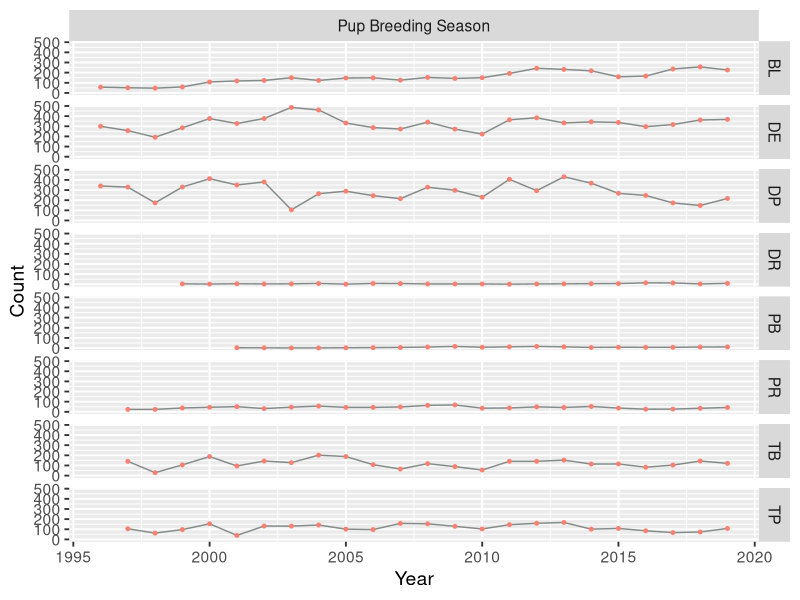
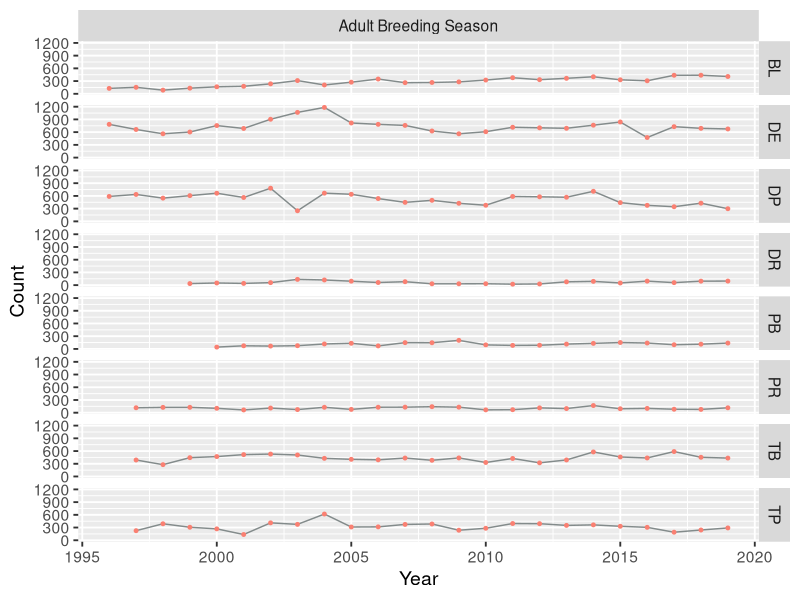
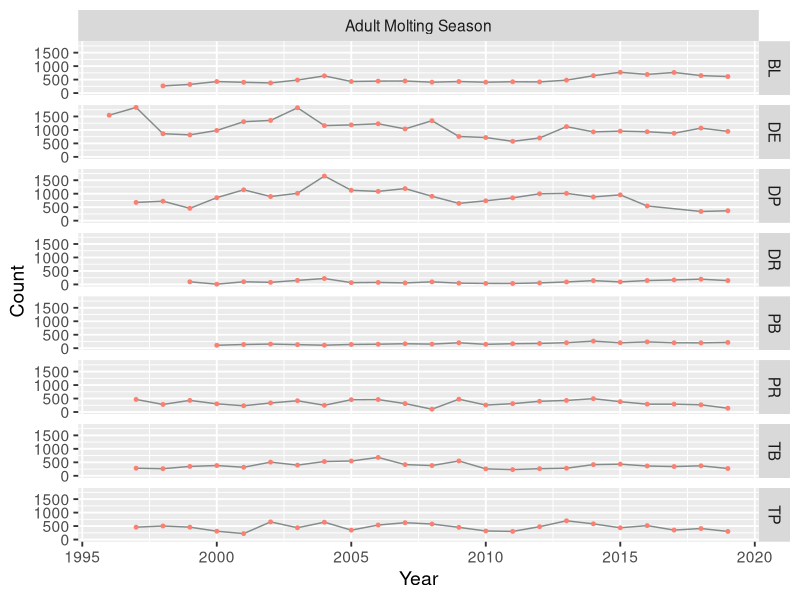

Source code (R) for these figures, in order:
#test comment
library("readxl")
library(dplyr)
library(tidyverse)
hseals <- read_excel("Data/1997_2019_Phocadata.xls")
# drop extra cols, explained below
hseals <- hseals[-c(3:4, 8:10)]

# ended up with some extra cols:
# "...10" had N/A's and "* Not sure if TRB was skipped or just no seals" for 	1999-04-12; TP
# "...8" has the names of the people conducting the surveys (?)
# "...9" has notes for the data, copied below

# Notes on the data:
# "\"Pup\" age classification = Live pups only"                                                                                                                                       
# "1. For 1996-99 data, I did not include surveys that had comments about poor visibility or difficulty in identifying pups"                                                          
# "2. Tomales Bay and Tomales Point surveys in 1998 often had only one count"                                                                                                         
# "3. Bolinas, Drakes Estero, and Double Point start in 1996; Pt Reyes Headlands, Tomales Bay, and Tomales Point start in 1997; Duxbury data starts in 1999; Pt Bonita starts in 2000"
# "4. Pt Reyes data includes Sea Lion Overlook"                                                                                                                                       
# "5. TB and TP have only one molting count in 2001"                                                                                                                                  
# "6. No molting counts for any sites in 1996 except one at DE."                                                                                                                      
# "*Another survey on this day with higher counts, but at a higher tide height" for "1999-05-04; PR

# unique(hseals$Subsite)
# abbrev.:    "DP"         "DE"         "BL"      "TB"          "TP"          "PR"       "DR"       "PB"
# name:  Double Point  Drakes Estero  Bolinas  Tomales Bay  Tomales Point  Point Reyes  Duxbury  Point Bonita

get_year <- function(date) {
  if (date$mon > 10) { 
    return(date$year+1901)
  } else {
    return(date$year+1900)
  }
}

# function that does get_year on every item in a list
get_year_all <- function(lst) {
  vec <- numeric()
  for (i in 1:length(lst)) {
    vec <- c(vec, get_year(lst[[i]]))
  }
  return(vec)
}

hseals_date <- strptime(hseals$Date, format="%Y-%m-%d")
hseals$Year <- get_year_all(hseals_date)
hseals$Month_day <- format(hseals$Date, format="%m-%d")
hseals$Month <- format(hseals$Date, format="%m")

# two types of observations: during breeding season (March, April, and May) or during molting season (June July)
# add cols indicating which one for the observation

hseals$Breeding <- hseals$Month == "03" | hseals$Month == "04" | hseals$Month == "05"
hseals$Molting <- hseals$Month == "06" | hseals$Month == "07"

# only want to look at breeding between April 15 and May 15
peakBreed <- format(seq(as.Date("1981-04-15"), as.Date("1981-05-15"), by="days"), format="%m-%d")
hseals$Peak_breeding <- hseals $Month_day %in% peakBreed

# need to get subsite time in better format
hseals_time <- strptime(hseals$SubsiteTime, format="%Y-%m-%d %H:%M:%S")
hseals$Time <- format(hseals_time, "%H:%M")

# drop cols we don't need anymore
hseals <- hseals[-c(3, 7:9)]
# reorder cols
hseals <- hseals[, c(1, 8, 2, 3, 4, 6, 7, 5)]

# unique(hseals$Age)
# "ADULT"     "PUP"       "DEADPUP"   "DEADADULT" "HPUP" 

# hpup <- subset(hseals, Age == "HPUP")
# PRpup1819 <- subset(hseals, Age == "PUP" & Subsite == "PR" ) #& (Year == 2018 | Year == 2019))
# 12 obs in 2018 and 2019 labeled HPUP, all for site == PR; PR has no pup obs for these years so relabel to PUP
hseals$Age[hseals$Age == "HPUP"] <- "PUP"

# don't need to worry about deadpup and deadadult for right now
hseals <- subset(hseals, Age == "PUP" | Age == "ADULT")

# function to get the max count for each year.
# args are location (string) and table 
get_max <- function(tbl, location) {
  tbl <- subset(tbl, Subsite == location)
  m <- tbl %>% group_by(Year) %>% slice(which.max(Count))
  return(m)
}

#######################
### BREEDING SEASON ###
#######################

hseals_breed <- subset(hseals, Peak_breeding == TRUE)

# unique(hseals_breed$Age) gives "ADULT" and "PUP"  

adult_b <- subset(hseals_breed, Age == "ADULT")

DP_adult_b <- get_max(adult_b, "DP") #not missing any years
DE_adult_b <- get_max(adult_b, "DE") #not missing any years
BL_adult_b <- get_max(adult_b, "BL") #not missing any years 
TB_adult_b <- get_max(adult_b, "TB") #not missing any years 
TP_adult_b <- get_max(adult_b, "TP") #not missing any years 
PR_adult_b <- get_max(adult_b, "PR") #not missing any years 
DR_adult_b <- get_max(adult_b, "DR") #not missing any years 
PB_adult_b <- get_max(adult_b, "PB") #not missing any years 

# put it all back into one table
adult_breeding <- data.frame(Date=double(), Time=character(), Subsite=character(), Age=character(),
                             Count=numeric(), Molting=logical(), Peak_breeding=logical(), Year=numeric())

adult_breeding <- rbind(adult_breeding, DP_adult_b)
adult_breeding <- rbind(adult_breeding, DE_adult_b)
adult_breeding <- rbind(adult_breeding, BL_adult_b)
adult_breeding <- rbind(adult_breeding, TB_adult_b)
adult_breeding <- rbind(adult_breeding, TP_adult_b)
adult_breeding <- rbind(adult_breeding, PR_adult_b)
adult_breeding <- rbind(adult_breeding, DR_adult_b)
adult_breeding <- rbind(adult_breeding, PB_adult_b)

pup_b <- subset(hseals_breed, Age == "PUP")

DP_pup_b <- get_max(pup_b, "DP") #not missing any years
DE_pup_b <- get_max(pup_b, "DE") #not missing any years
BL_pup_b <- get_max(pup_b, "BL") #not missing any years
TB_pup_b <- get_max(pup_b, "TB") #not missing any years
TP_pup_b <- get_max(pup_b, "TP") #not missing any years
PR_pup_b <- get_max(pup_b, "PR") #not missing any years
DR_pup_b <- get_max(pup_b, "DR") #not missing any years
PB_pup_b <- get_max(pup_b, "PB") #not missing any years

# put it all back in one table for plotting
pup_breeding <- data.frame(Date=double(), Time=character(), Subsite=character(), Age=character(),
                             Count=numeric(), Molting=logical(), Peak_breeding=logical(), Year=numeric())

pup_breeding <- rbind(pup_breeding, DP_pup_b)
pup_breeding <- rbind(pup_breeding, DE_pup_b)
pup_breeding <- rbind(pup_breeding, BL_pup_b)
pup_breeding <- rbind(pup_breeding, TB_pup_b)
pup_breeding <- rbind(pup_breeding, TP_pup_b)
pup_breeding <- rbind(pup_breeding, PR_pup_b)
pup_breeding <- rbind(pup_breeding, DR_pup_b)
pup_breeding <- rbind(pup_breeding, PB_pup_b)

######################
### MOLTING SEASON ###
######################

hseals_molt <- subset(hseals, Molting == TRUE)

# drop breeding column

# unique(hseals_molt$Age) gives "ADULT" only

DP_adult_m <- get_max(hseals_molt, "DP") #not missing any years
DE_adult_m <- get_max(hseals_molt, "DE") #not missing any years
BL_adult_m <- get_max(hseals_molt, "BL") #not missing any years
TB_adult_m <- get_max(hseals_molt, "TB") #not missing any years
TP_adult_m <- get_max(hseals_molt, "TP") #not missing any years
PR_adult_m <- get_max(hseals_molt, "PR") #not missing any years
DR_adult_m <- get_max(hseals_molt, "DR") #not missing any years
PB_adult_m <- get_max(hseals_molt, "PB") #not missing any years

# put it all back in one table for plotting
molting <- data.frame(Date=double(), Time=character(), Subsite=character(), Age=character(),
                           Count=numeric(), Molting=logical(), Peak_breeding=logical(), Year=numeric())

molting <- rbind(molting, DP_adult_m)
molting <- rbind(molting, DE_adult_m)
molting <- rbind(molting, BL_adult_m)
molting <- rbind(molting, TB_adult_m)
molting <- rbind(molting, TP_adult_m)
molting <- rbind(molting, PR_adult_m)
molting <- rbind(molting, DR_adult_m)
molting <- rbind(molting, PB_adult_m)



################
### PLOTTING ###
################

plot_gg <- function(DATA){
  ggplot(DATA, aes(Year, Count)) +
    geom_line(color = "azure4") +
    geom_point(size = 1, colour="salmon") +
    theme_gray(base_size = 14) +
    facet_grid(Subsite ~ Age) #try facet_wrap ?
}

pup_breeding$Age[pup_breeding$Age == "PUP"] <- "Pup Breeding Season"
adult_breeding$Age[adult_breeding$Age == "ADULT"] <- "Adult Breeding Season"
molting$Age[molting$Age == "ADULT"] <- "Adult Molting Season"

plot_gg(pup_breeding)
plot_gg(adult_breeding)
plot_gg(molting)
